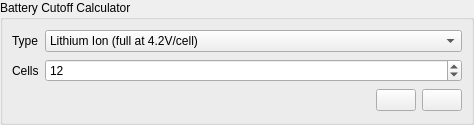
<?xml version="1.0" encoding="UTF-8"?>
<ui version="4.0">
 <class>BatteryCalculator</class>
 <widget class="QWidget" name="BatteryCalculator">
  <property name="geometry">
   <rect>
    <x>0</x>
    <y>0</y>
    <width>474</width>
    <height>125</height>
   </rect>
  </property>
  <property name="windowTitle">
   <string>Form</string>
  </property>
  <layout class="QHBoxLayout" name="horizontalLayout">
   <property name="leftMargin">
    <number>0</number>
   </property>
   <property name="topMargin">
    <number>0</number>
   </property>
   <property name="rightMargin">
    <number>0</number>
   </property>
   <property name="bottomMargin">
    <number>0</number>
   </property>
   <item>
    <widget class="QGroupBox" name="groupBox">
     <property name="title">
      <string>Battery Cutoff Calculator</string>
     </property>
     <layout class="QGridLayout" name="gridLayout">
      <item row="0" column="0">
       <widget class="QLabel" name="label_2">
        <property name="sizePolicy">
         <sizepolicy hsizetype="Fixed" vsizetype="Preferred">
          <horstretch>0</horstretch>
          <verstretch>0</verstretch>
         </sizepolicy>
        </property>
        <property name="text">
         <string>Type</string>
        </property>
       </widget>
      </item>
      <item row="2" column="3">
       <widget class="QPushButton" name="batteryCalcButton">
        <property name="sizePolicy">
         <sizepolicy hsizetype="Fixed" vsizetype="Fixed">
          <horstretch>0</horstretch>
          <verstretch>0</verstretch>
         </sizepolicy>
        </property>
        <property name="toolTip">
         <string>Apply calculated limits</string>
        </property>
        <property name="text">
         <string/>
        </property>
        <property name="icon">
         <iconset resource="../res.qrc">
          <normaloff>:/res/icons/apply.png</normaloff>:/res/icons/apply.png</iconset>
        </property>
        <property name="iconSize">
         <size>
          <width>45</width>
          <height>16</height>
         </size>
        </property>
       </widget>
      </item>
      <item row="0" column="1" colspan="3">
       <widget class="QComboBox" name="batteryTypeBox">
        <property name="sizePolicy">
         <sizepolicy hsizetype="MinimumExpanding" vsizetype="Fixed">
          <horstretch>0</horstretch>
          <verstretch>0</verstretch>
         </sizepolicy>
        </property>
        <item>
         <property name="text">
          <string>Lithium Ion (full at 4.2V/cell)</string>
         </property>
        </item>
       </widget>
      </item>
      <item row="2" column="0" colspan="2">
       <widget class="QLabel" name="batteryCutoffLabel">
        <property name="text">
         <string/>
        </property>
       </widget>
      </item>
      <item row="1" column="0">
       <widget class="QLabel" name="label_3">
        <property name="text">
         <string>Cells</string>
        </property>
       </widget>
      </item>
      <item row="1" column="1" colspan="3">
       <widget class="QSpinBox" name="batteryCellBox">
        <property name="sizePolicy">
         <sizepolicy hsizetype="MinimumExpanding" vsizetype="Fixed">
          <horstretch>0</horstretch>
          <verstretch>0</verstretch>
         </sizepolicy>
        </property>
        <property name="minimum">
         <number>1</number>
        </property>
        <property name="value">
         <number>12</number>
        </property>
       </widget>
      </item>
      <item row="2" column="2">
       <widget class="QPushButton" name="helpButton">
        <property name="sizePolicy">
         <sizepolicy hsizetype="Fixed" vsizetype="Fixed">
          <horstretch>0</horstretch>
          <verstretch>0</verstretch>
         </sizepolicy>
        </property>
        <property name="toolTip">
         <string>Show help</string>
        </property>
        <property name="text">
         <string/>
        </property>
        <property name="icon">
         <iconset resource="../res.qrc">
          <normaloff>:/res/icons/Help-96.png</normaloff>:/res/icons/Help-96.png</iconset>
        </property>
       </widget>
      </item>
     </layout>
    </widget>
   </item>
  </layout>
 </widget>
 <resources>
  <include location="../res.qrc"/>
 </resources>
 <connections/>
</ui>
